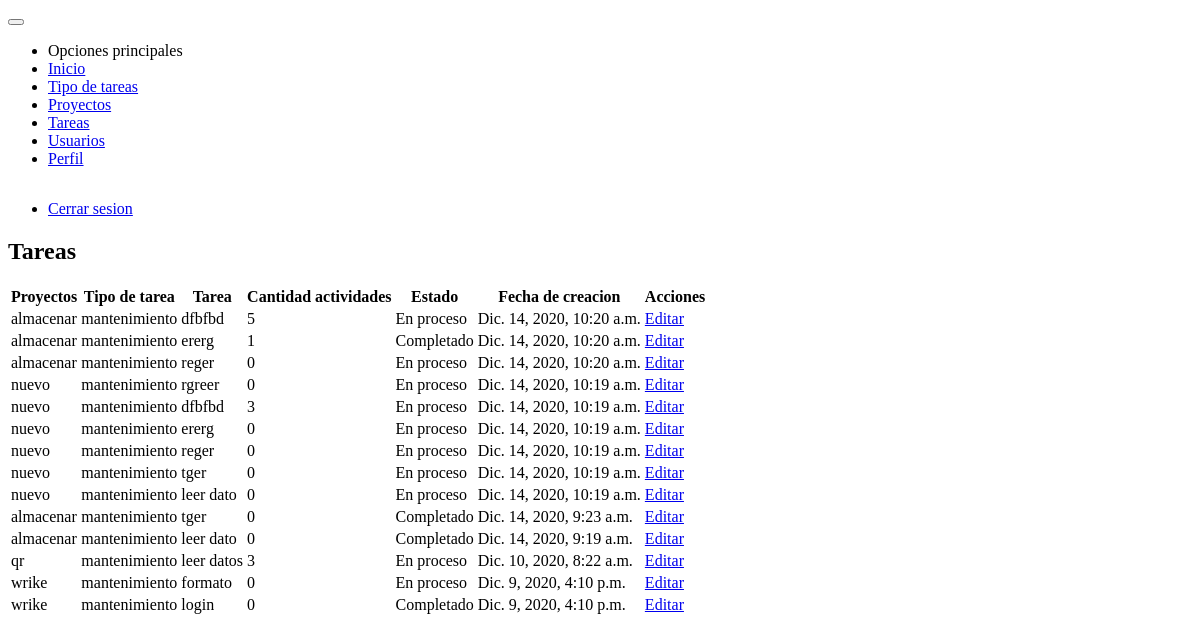
The app's page /tareas/ (signed in) with its own data.
### tasks/models.py (models this page shows, shortened)
class Task(models.Model):
    project = models.ForeignKey(Project, on_delete=models.CASCADE)
    type_task = models.ForeignKey(TypeTask, on_delete=models.CASCADE)
    task = models.CharField(max_length=50)
    description = models.TextField()
    state = models.BooleanField(default=False)
    porcentage = models.IntegerField(default=0)
    slug = models.SlugField(max_length=60, unique=True)
    created_at = models.DateTimeField(auto_now_add=timezone.now())
    updated_at = models.DateTimeField(auto_now=timezone.now())

class TypeTask(models.Model):
    name = models.CharField(max_length=50)
    slug = models.SlugField(max_length=60, unique=True)
    status = models.BooleanField(default=True)
    created_at = models.DateTimeField(auto_now_add=timezone.now())
    def __str__(self):
        return self.name
    class Meta:
        verbose_name = 'Tipo tarea'
        verbose_name_plural = 'Tipo tareas'

### projects/models.py (models this page shows)
class Project(models.Model):
    STATUS_CHOICES = (
        ('process', 'En Proceso'),
        ('inactive', 'Inactivo'),
    )
    name = models.CharField(max_length=50, unique=True)
    developer = models.ManyToManyField(User)
    status = models.CharField(
        max_length=10, choices=STATUS_CHOICES, default=STATUS_CHOICES[0])
    slug = models.SlugField(max_length=50, unique=True)
    porcent = models.IntegerField(default=0)
    created_at = models.DateTimeField(auto_now_add=timezone.now())
    update_at = models.DateTimeField(auto_now=timezone.now())
    def __str__(self):
        return self.name

### tasks/views.py (the view)
# urls.py: path('', views.TaskListView.as_view(), name='task'),
class TaskListView(PermissionRequiredMixin, LoginRequiredMixin, ListView):
    login_url = 'users:login'
    permission_required = 'tasks.view_task'
    template_name = 'tasks/task.html'
    queryset = Task.objects.annotate(Count('activities')).order_by('-pk')

### tasks/templates/tasks/task.html
{% extends 'base.html' %}
{% block content %}
    <div class="card">
        <div class="card-contet m-2">
            <h2 class="text-center">Tareas</h2>
            {% include 'tasks/snippets/tasks.html' %}
        </div>
    </div>
{% endblock %}

### tasks/templates/tasks/snippets/tasks.html (shortened to what this page needs)
<table class="table" data-role="table" data-horizontal-scroll="true" data-table-search-title="Buscar: " data-table-rows-count-title="Cantidad a mostrar">
    <thead>
        <tr>
            <th>Proyectos</th>
            <th>Tipo de tarea</th>
            <th>Tarea</th>
            <th>Cantidad actividades</th>
            <th>Estado</th>
            <th>Fecha de creacion</th>
            <th>Acciones</th>
        </tr>
    </thead>
    <tbody>
        {% for activities in object_list %}
            <tr>
                <td>{{ activities.project }}</td>
                <td>{{ activities.type_task }}</td>
                <td>{{ activities.task }}</td>
                <td>{{ activities.activities__count }}</td>
                <td>{{ activities.state|yesno:'Completado,En proceso' }}</td>
                <td>{{ activities.created_at }}</td>
                <td>
                    <a href="{% url 'tasks:update_task' activities.slug %}" class="button info"> Editar</a>
                </td>
            </tr>
        {% endfor %}
    </tbody>
</table>

### records on screen
Task: project "almacenar", type_task "mantenimiento", task "dfbfbd", activities__count "5", state "En proceso", created_at "Dic. 14, 2020, 10:20 a.m."
Task: project "almacenar", type_task "mantenimiento", task "ererg", activities__count "1", state "Completado", created_at "Dic. 14, 2020, 10:20 a.m."
Task: project "almacenar", type_task "mantenimiento", task "reger", activities__count "0", state "En proceso", created_at "Dic. 14, 2020, 10:20 a.m."
Task: project "nuevo", type_task "mantenimiento", task "rgreer", activities__count "0", state "En proceso", created_at "Dic. 14, 2020, 10:19 a.m."
Task: project "nuevo", type_task "mantenimiento", task "dfbfbd", activities__count "3", state "En proceso", created_at "Dic. 14, 2020, 10:19 a.m."
Task: project "nuevo", type_task "mantenimiento", task "ererg", activities__count "0", state "En proceso", created_at "Dic. 14, 2020, 10:19 a.m."
Task: project "nuevo", type_task "mantenimiento", task "reger", activities__count "0", state "En proceso", created_at "Dic. 14, 2020, 10:19 a.m."
Task: project "nuevo", type_task "mantenimiento", task "tger", activities__count "0", state "En proceso", created_at "Dic. 14, 2020, 10:19 a.m."
Task: project "nuevo", type_task "mantenimiento", task "leer dato", activities__count "0", state "En proceso", created_at "Dic. 14, 2020, 10:19 a.m."
Task: project "almacenar", type_task "mantenimiento", task "tger", activities__count "0", state "Completado", created_at "Dic. 14, 2020, 9:23 a.m."
Task: project "almacenar", type_task "mantenimiento", task "leer dato", activities__count "0", state "Completado", created_at "Dic. 14, 2020, 9:19 a.m."
Task: project "qr", type_task "mantenimiento", task "leer datos", activities__count "3", state "En proceso", created_at "Dic. 10, 2020, 8:22 a.m."
Task: project "wrike", type_task "mantenimiento", task "formato", activities__count "0", state "En proceso", created_at "Dic. 9, 2020, 4:10 p.m."
Task: project "wrike", type_task "mantenimiento", task "login", activities__count "0", state "Completado", created_at "Dic. 9, 2020, 4:10 p.m."
